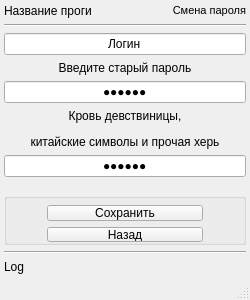
<?xml version="1.0" encoding="UTF-8"?>
<ui version="4.0">
 <class>replace_pass_window</class>
 <widget class="QMainWindow" name="replace_pass_window">
  <property name="enabled">
   <bool>true</bool>
  </property>
  <property name="geometry">
   <rect>
    <x>0</x>
    <y>0</y>
    <width>250</width>
    <height>300</height>
   </rect>
  </property>
  <property name="sizePolicy">
   <sizepolicy hsizetype="Fixed" vsizetype="Fixed">
    <horstretch>0</horstretch>
    <verstretch>0</verstretch>
   </sizepolicy>
  </property>
  <property name="minimumSize">
   <size>
    <width>250</width>
    <height>300</height>
   </size>
  </property>
  <property name="maximumSize">
   <size>
    <width>250</width>
    <height>300</height>
   </size>
  </property>
  <property name="sizeIncrement">
   <size>
    <width>0</width>
    <height>0</height>
   </size>
  </property>
  <property name="tabletTracking">
   <bool>false</bool>
  </property>
  <property name="contextMenuPolicy">
   <enum>Qt::DefaultContextMenu</enum>
  </property>
  <property name="acceptDrops">
   <bool>false</bool>
  </property>
  <property name="windowTitle">
   <string>PMS Смена пароля</string>
  </property>
  <property name="layoutDirection">
   <enum>Qt::LeftToRight</enum>
  </property>
  <property name="toolButtonStyle">
   <enum>Qt::ToolButtonIconOnly</enum>
  </property>
  <property name="tabShape">
   <enum>QTabWidget::Rounded</enum>
  </property>
  <property name="dockOptions">
   <set>QMainWindow::AllowTabbedDocks|QMainWindow::AnimatedDocks</set>
  </property>
  <widget class="QWidget" name="centralwidget">
   <layout class="QGridLayout" name="gridLayout" rowstretch="0,0,0,0,0,0,0,0,0,0,0,0,0,0" columnstretch="0,0">
    <property name="leftMargin">
     <number>4</number>
    </property>
    <property name="topMargin">
     <number>4</number>
    </property>
    <property name="rightMargin">
     <number>4</number>
    </property>
    <property name="bottomMargin">
     <number>4</number>
    </property>
    <property name="horizontalSpacing">
     <number>10</number>
    </property>
    <item row="12" column="0" colspan="2">
     <widget class="Line" name="line_2">
      <property name="orientation">
       <enum>Qt::Horizontal</enum>
      </property>
     </widget>
    </item>
    <item row="0" column="1">
     <widget class="QLabel" name="name_menu">
      <property name="sizePolicy">
       <sizepolicy hsizetype="Preferred" vsizetype="Fixed">
        <horstretch>0</horstretch>
        <verstretch>0</verstretch>
       </sizepolicy>
      </property>
      <property name="font">
       <font>
        <family>MS Shell Dlg 2</family>
        <pointsize>8</pointsize>
        <weight>9</weight>
        <italic>false</italic>
        <bold>false</bold>
       </font>
      </property>
      <property name="focusPolicy">
       <enum>Qt::NoFocus</enum>
      </property>
      <property name="layoutDirection">
       <enum>Qt::LeftToRight</enum>
      </property>
      <property name="autoFillBackground">
       <bool>false</bool>
      </property>
      <property name="styleSheet">
       <string notr="true">font: 75 8pt &quot;MS Shell Dlg 2&quot;;</string>
      </property>
      <property name="text">
       <string>Смена пароля</string>
      </property>
      <property name="textFormat">
       <enum>Qt::AutoText</enum>
      </property>
      <property name="alignment">
       <set>Qt::AlignRight|Qt::AlignTrailing|Qt::AlignVCenter</set>
      </property>
     </widget>
    </item>
    <item row="2" column="0" colspan="2">
     <widget class="Line" name="line">
      <property name="orientation">
       <enum>Qt::Horizontal</enum>
      </property>
     </widget>
    </item>
    <item row="7" column="0" colspan="2">
     <widget class="QLabel" name="message_newpwd">
      <property name="sizePolicy">
       <sizepolicy hsizetype="Preferred" vsizetype="Preferred">
        <horstretch>0</horstretch>
        <verstretch>0</verstretch>
       </sizepolicy>
      </property>
      <property name="maximumSize">
       <size>
        <width>16777215</width>
        <height>200</height>
       </size>
      </property>
      <property name="sizeIncrement">
       <size>
        <width>20</width>
        <height>20</height>
       </size>
      </property>
      <property name="baseSize">
       <size>
        <width>10</width>
        <height>20</height>
       </size>
      </property>
      <property name="layoutDirection">
       <enum>Qt::LeftToRight</enum>
      </property>
      <property name="text">
       <string>&lt;html&gt;&lt;head/&gt;&lt;body&gt;&lt;p align=&quot;center&quot;&gt;Кровь девствиницы,&lt;/p&gt;&lt;p align=&quot;center&quot;&gt;китайские символы и прочая херь&lt;/p&gt;&lt;/body&gt;&lt;/html&gt;</string>
      </property>
      <property name="textFormat">
       <enum>Qt::AutoText</enum>
      </property>
      <property name="scaledContents">
       <bool>false</bool>
      </property>
      <property name="alignment">
       <set>Qt::AlignCenter</set>
      </property>
     </widget>
    </item>
    <item row="3" column="0" colspan="2">
     <widget class="QLineEdit" name="input_login">
      <property name="sizePolicy">
       <sizepolicy hsizetype="Expanding" vsizetype="Fixed">
        <horstretch>0</horstretch>
        <verstretch>0</verstretch>
       </sizepolicy>
      </property>
      <property name="toolTip">
       <string>&lt;html&gt;&lt;head/&gt;&lt;body&gt;&lt;p&gt;&lt;br/&gt;&lt;/p&gt;&lt;/body&gt;&lt;/html&gt;</string>
      </property>
      <property name="styleSheet">
       <string notr="true"/>
      </property>
      <property name="text">
       <string>Логин</string>
      </property>
      <property name="maxLength">
       <number>100</number>
      </property>
      <property name="alignment">
       <set>Qt::AlignCenter</set>
      </property>
     </widget>
    </item>
    <item row="4" column="0" colspan="2">
     <widget class="QLabel" name="message_oldpwd">
      <property name="text">
       <string>Введите старый пароль</string>
      </property>
      <property name="alignment">
       <set>Qt::AlignCenter</set>
      </property>
     </widget>
    </item>
    <item row="5" column="0" colspan="2">
     <widget class="QLineEdit" name="input_oldpwd">
      <property name="text">
       <string>Пароль</string>
      </property>
      <property name="maxLength">
       <number>100</number>
      </property>
      <property name="echoMode">
       <enum>QLineEdit::Password</enum>
      </property>
      <property name="alignment">
       <set>Qt::AlignCenter</set>
      </property>
     </widget>
    </item>
    <item row="10" column="0" colspan="2">
     <spacer name="verticalSpacer">
      <property name="orientation">
       <enum>Qt::Vertical</enum>
      </property>
      <property name="sizeType">
       <enum>QSizePolicy::Fixed</enum>
      </property>
      <property name="sizeHint" stdset="0">
       <size>
        <width>20</width>
        <height>10</height>
       </size>
      </property>
     </spacer>
    </item>
    <item row="8" column="0" colspan="2">
     <widget class="QLineEdit" name="input_newpwd">
      <property name="styleSheet">
       <string notr="true"/>
      </property>
      <property name="text">
       <string>Пароль</string>
      </property>
      <property name="maxLength">
       <number>100</number>
      </property>
      <property name="echoMode">
       <enum>QLineEdit::Password</enum>
      </property>
      <property name="alignment">
       <set>Qt::AlignCenter</set>
      </property>
     </widget>
    </item>
    <item row="0" column="0">
     <widget class="QLabel" name="name_program">
      <property name="sizePolicy">
       <sizepolicy hsizetype="Preferred" vsizetype="Fixed">
        <horstretch>0</horstretch>
        <verstretch>0</verstretch>
       </sizepolicy>
      </property>
      <property name="text">
       <string>Название проги</string>
      </property>
     </widget>
    </item>
    <item row="11" column="0" colspan="2">
     <widget class="QGroupBox" name="groupBox">
      <property name="enabled">
       <bool>true</bool>
      </property>
      <property name="sizePolicy">
       <sizepolicy hsizetype="Minimum" vsizetype="Fixed">
        <horstretch>0</horstretch>
        <verstretch>0</verstretch>
       </sizepolicy>
      </property>
      <property name="toolTipDuration">
       <number>-1</number>
      </property>
      <property name="autoFillBackground">
       <bool>false</bool>
      </property>
      <property name="title">
       <string/>
      </property>
      <property name="flat">
       <bool>true</bool>
      </property>
      <property name="checkable">
       <bool>false</bool>
      </property>
      <property name="checked">
       <bool>false</bool>
      </property>
      <layout class="QGridLayout" name="gridLayout_2">
       <property name="sizeConstraint">
        <enum>QLayout::SetMaximumSize</enum>
       </property>
       <property name="leftMargin">
        <number>0</number>
       </property>
       <property name="topMargin">
        <number>6</number>
       </property>
       <property name="rightMargin">
        <number>0</number>
       </property>
       <property name="bottomMargin">
        <number>0</number>
       </property>
       <property name="horizontalSpacing">
        <number>0</number>
       </property>
       <property name="verticalSpacing">
        <number>6</number>
       </property>
       <item row="0" column="1">
        <widget class="QPushButton" name="save_newpwd_button">
         <property name="sizePolicy">
          <sizepolicy hsizetype="Minimum" vsizetype="Fixed">
           <horstretch>100</horstretch>
           <verstretch>100</verstretch>
          </sizepolicy>
         </property>
         <property name="layoutDirection">
          <enum>Qt::LeftToRight</enum>
         </property>
         <property name="autoFillBackground">
          <bool>false</bool>
         </property>
         <property name="text">
          <string>Сохранить</string>
         </property>
         <property name="flat">
          <bool>false</bool>
         </property>
        </widget>
       </item>
       <item row="0" column="0">
        <spacer name="horizontalSpacer">
         <property name="orientation">
          <enum>Qt::Horizontal</enum>
         </property>
         <property name="sizeHint" stdset="0">
          <size>
           <width>40</width>
           <height>20</height>
          </size>
         </property>
        </spacer>
       </item>
       <item row="1" column="1">
        <widget class="QPushButton" name="back_main_button">
         <property name="text">
          <string>Назад</string>
         </property>
        </widget>
       </item>
       <item row="0" column="2">
        <spacer name="horizontalSpacer_2">
         <property name="orientation">
          <enum>Qt::Horizontal</enum>
         </property>
         <property name="sizeHint" stdset="0">
          <size>
           <width>40</width>
           <height>20</height>
          </size>
         </property>
        </spacer>
       </item>
      </layout>
     </widget>
    </item>
    <item row="13" column="0" colspan="2">
     <widget class="QLabel" name="label_log">
      <property name="text">
       <string>Log</string>
      </property>
     </widget>
    </item>
   </layout>
  </widget>
  <widget class="QStatusBar" name="statusbar"/>
 </widget>
 <resources/>
 <connections/>
</ui>
